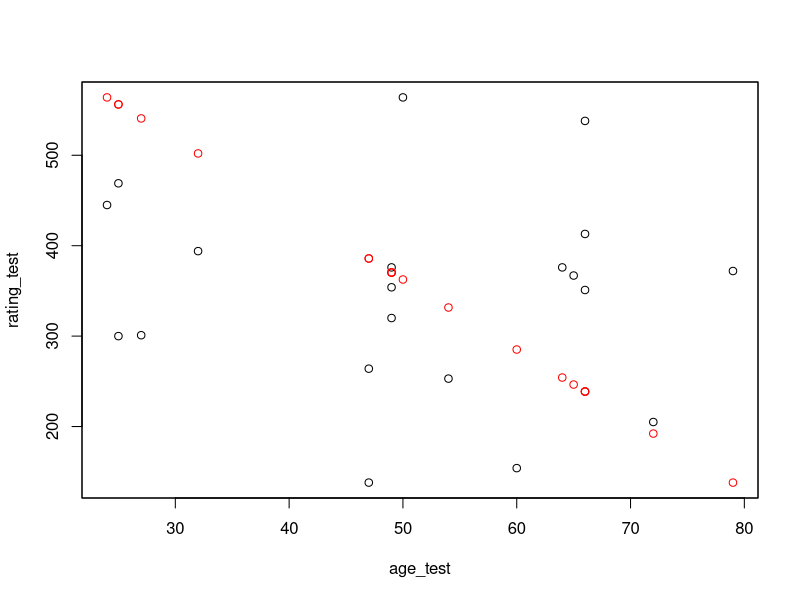
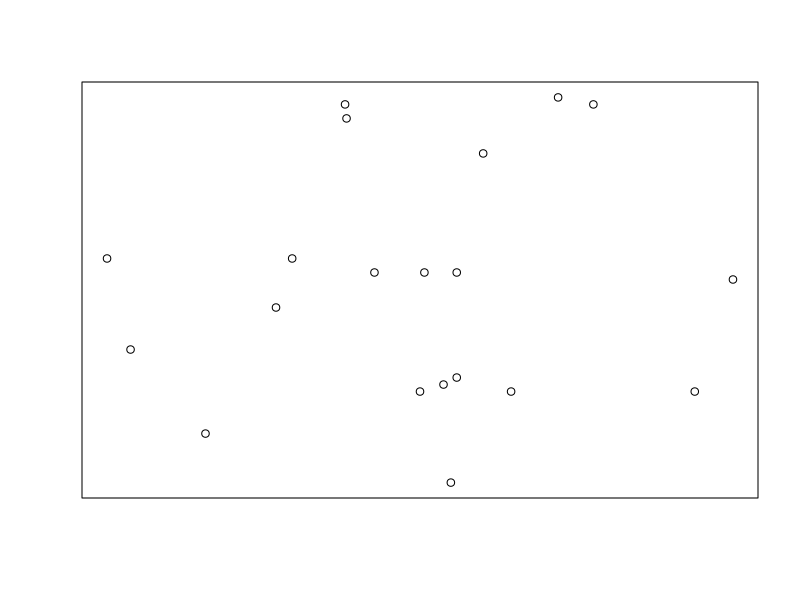
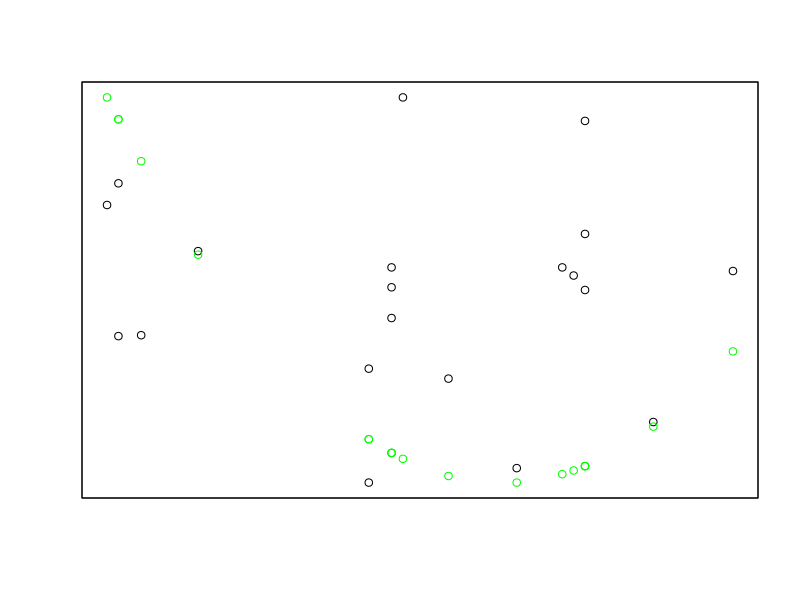
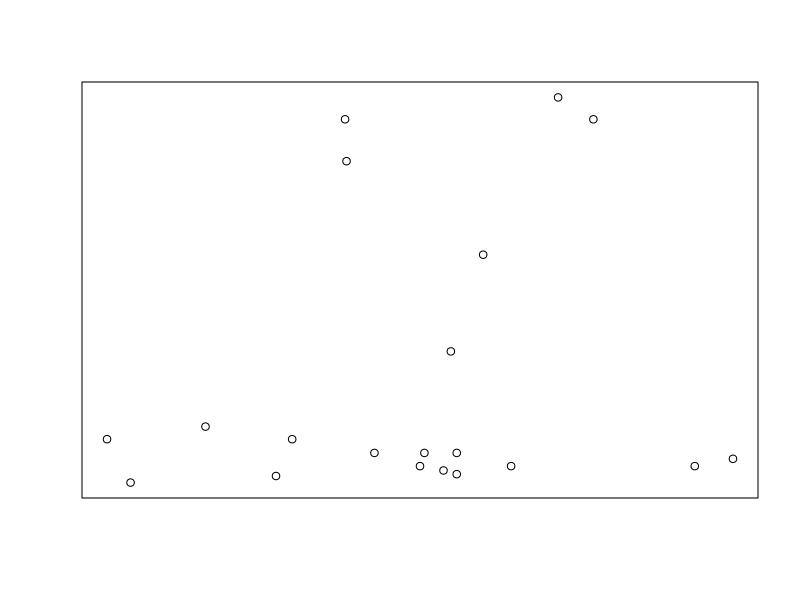

Recreate these plots in R, in order.
## ---- chunk 1
traindata <- read.csv(file="data/creditscoretrain.csv", header=TRUE)
traindata
## ---- chunk 2
age_train <- traindata$Age
rating_train <- traindata$Rating
## ---- chunk 3
linear_train <- lm(rating_train ~ age_train)
summary(linear_train)
## ---- chunk 4
age_train2<-age_train^2
quad_train<-lm(rating_train ~ age_train+age_train2) 
summary(quad_train)
## ---- chunk 5
testdata <- read.csv("data/creditscoretest.csv", header=TRUE)
testdata
## ---- chunk 6
age_test = testdata$Age
rating_test = testdata$Rating
## ---- chunk 7
rating_predict1 <- coef(linear_train)[1]+coef(linear_train)[2]*age_test
## ---- chunk 8
plot(age_test, rating_test)
par(new=TRUE, xaxt="n", yaxt="n", ann=FALSE)
plot(age_test,rating_predict1, col="red")
## ---- chunk 9
plot(rating_test, rating_predict1, xlab='Test', ylab='Predict', main='Linear')
## ---- chunk 10
rating_predict2 = coef(quad_train)[1]+coef(quad_train)[2]*age_test+coef(quad_train)[3]*age_test^2
## ---- chunk 11
plot(age_test, rating_test)
par(new=TRUE, xaxt="n", yaxt="n", ann=FALSE)
plot(age_test,rating_predict2, col="green")
## ---- chunk 12
plot(rating_test, rating_predict2, xlab='Test', ylab='Predict', main='Quadratric')
## ---- chunk 13
#Error for Linear Model
error1=sum(rating_predict1-rating_test)/length(rating_test)
rmse1=sqrt(error1)
rmse1

#Error for Quadratic Model
error2=sqrt(sum(rating_predict2-rating_test)^2)/length(rating_test)
rmse2=sqrt(error2)
rmse2
